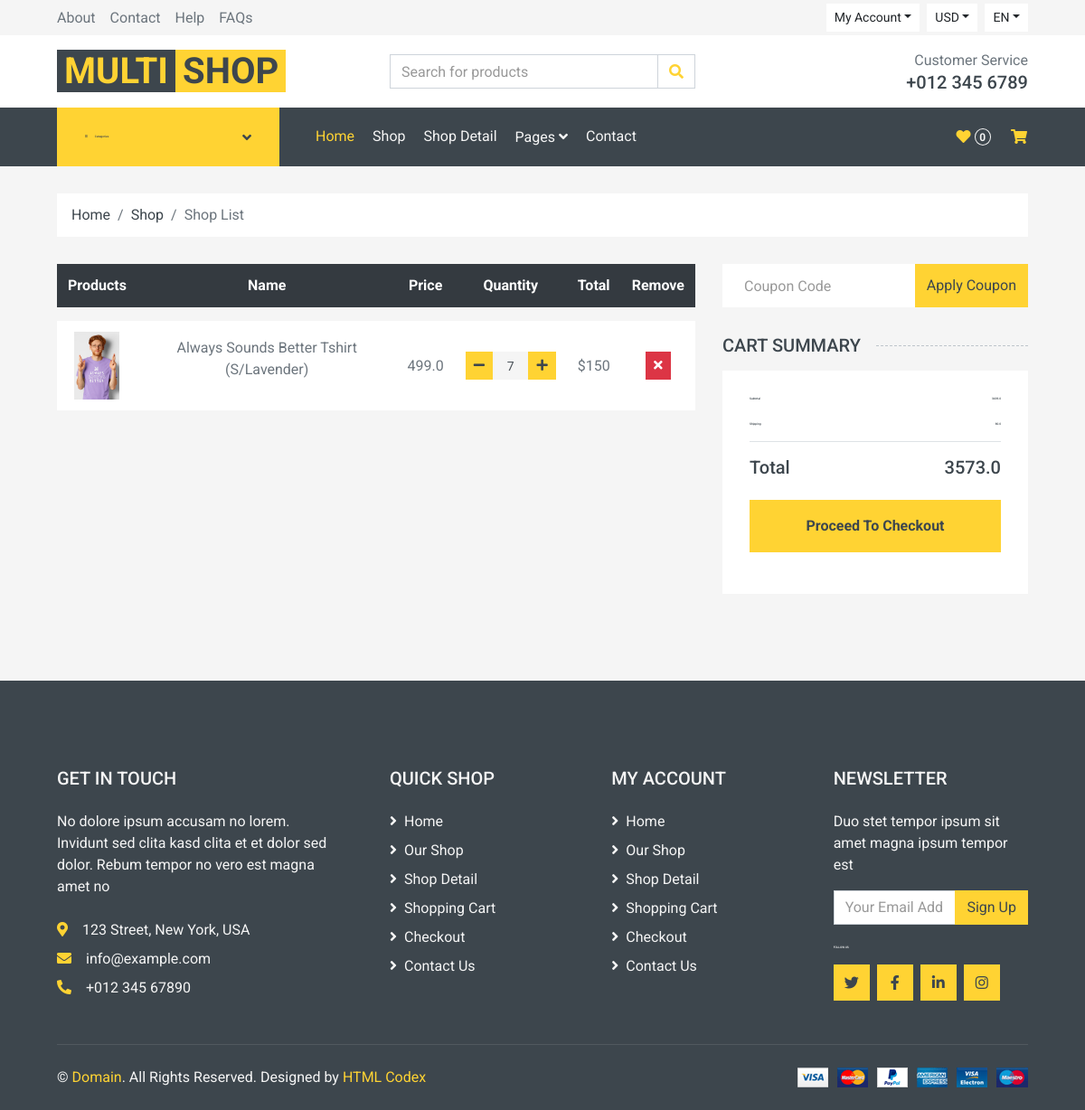
/showcart/ (signed in), run on the app's committed database.
### mainApp/models.py (models this page shows, shortened)
class cart(models.Model):
    user = models.ForeignKey(User, on_delete=models.CASCADE, default="")
    product = models.ForeignKey(Product, on_delete=models.CASCADE, default="")
    quantity = models.PositiveIntegerField(default=1)

class Product(models.Model):
    title = models.CharField(max_length=100)
    selling_price = models.FloatField()
    discounted_price = models.FloatField()
    description = models.TextField()
    brand = models.CharField(max_length=100)
    category = models.CharField(choices=CATEGORY_CHOICES, max_length=5)
    product_image = models.ImageField(upload_to='producting')

### mainApp/views.py (the view)
# urls.py: path('showcart/', views.show_cart, name="showcart"),
def show_cart(req):
    if req.user.is_authenticated:
        usr = req.user
        crt = cart.objects.filter(user=usr)
        amount = 0.0
        shipping_amount = 80.0
        total_amount = 0.0
        cart_product = [p for p in cart.objects.all() if p.user == usr]
        if cart_product:
            for p in cart_product:
                tempamount = (p.quantity * p.product.selling_price)
                amount += tempamount
                totalamount = amount + shipping_amount
            return render(req, 'cart.html', {'carts': crt, 'totalamount': totalamount, 'amount': amount})
        else:
            return render(req, 'emtycart.html')

### mainApp/templates/cart.html
{% extends 'default.html' %}
{% block maincontent %}
{% load static %}
    <div class="container-fluid">
        <div class="row px-xl-5">
            <div class="col-lg-8 table-responsive mb-5">
                <table class="table table-light table-borderless table-hover text-center mb-0">
                    <thead class="thead-dark">
                        <tr>
                            <th>Products</th>
                            <th>Name</th>
                            <th>Price</th>
                            <th>Quantity</th>
                            <th>Total</th>
                            <th>Remove</th>
                        </tr>
                    </thead>
                    <tbody class="align-middle">
                        {% for cart in carts %}
                        <tr>
                            <td class="align-right"><img src="{{cart.product.product_image.url}}" alt="Image" style="width: 50px;"></td>
                            <td class="align-middle"><p>{{cart.product.title}}</p></td>
                            <td class="align-middle">{{cart.product.selling_price}}</td>
                            <td class="align-middle">
                                <div class="input-group quantity mx-auto" style="width: 100px;">
                                    <div class="minus-quantity input-group-btn" >
                                        <button class="btn btn-sm btn-primary btn-minus" pid={{cart.product.id}}>
                                        <i class="fa fa-minus"></i>
                                        </button>
                                    </div>
                                    <input type="text" class="form-control form-control-sm bg-secondary border-0 text-center" value="{{cart.quantity}}">
                                    <div class="plus-quantity input-group-btn" >
                                        <button class="btn btn-sm btn-primary btn-plus" pid={{cart.product.id}}>
                                            <i class="fa fa-plus"></i>
                                        </button>
                                    </div>
                                </div>
                            </td>
                            <td class="align-middle">$150</td>
                            <td class="align-middle"><button class="btn btn-sm btn-danger remove-btn" pid={{cart.product.id}}><i class="fa fa-times"></i></button></td>
                        </tr>
                        {% endfor %}
                    </tbody>
                </table>
            </div>
            <div class="col-lg-4">
                <form class="mb-30" action="">
                    <div class="input-group">
                        <input type="text" class="form-control border-0 p-4" placeholder="Coupon Code">
                        <div class="input-group-append">
                            <button class="btn btn-primary">Apply Coupon</button>
                        </div>
                    </div>
                </form>
                <h5 class="section-title position-relative text-uppercase mb-3"><span class="bg-secondary pr-3">Cart Summary</span></h5>
                <div class="bg-light p-30 mb-5">
                    <div class="border-bottom pb-2">
                        <div class="d-flex justify-content-between mb-3">
                            <h6>Subtotal</h6>
                            <h6><span id="amount">{{amount}}</span></h6>
                        </div>
                        <div class="d-flex justify-content-between">
                            <h6 class="font-weight-medium">Shipping</h6>
                            <h6 class="font-weight-medium">80.0</h6>
                        </div>
                    </div>
                    <div class="pt-2">
                        <div class="d-flex justify-content-between mt-2">
                            <h5>Total</h5>
                            <h5><span id="totalamount">{{totalamount}}</span></h5>
                        </div>
                        <a href="{% url 'checkout' %}"><button class="btn btn-block btn-primary font-weight-bold my-3 py-3">Proceed To Checkout</button></a>
                    </div>
                </div>
            </div>
        </div>
    </div>
    {% endblock maincontent %}

### data on the page
cart: product.product_image (picture), product "Always Sounds Better Tshirt (S/Lavender)", product.selling_price "499.0", quantity "7"

### other printed values
{{ totalamount }} "3573.0"
